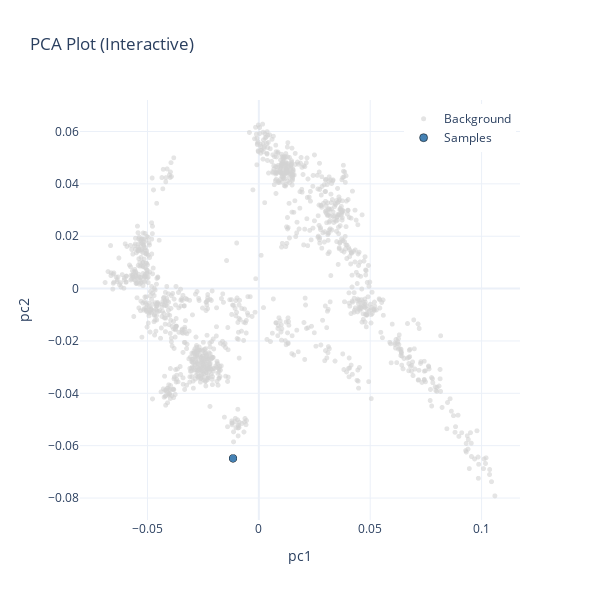

Source (notebook cell):
### Code cell
%%time
df_proj = project_eigenstrat(es_path="/mnt/archgen/Autorun_eager/eager_outputs/TF/SUA/SUA002/genotyping/pileupcaller.double",
                   pca="HO", es_type="default", fig_path='./figs/SUA002.html')
df_proj

### Figure 1 — Plotly figure (JSON) as saved in the notebook; plotly's stock layout.template omitted (floating-point values rounded to 4 significant figures; data arrays with more than 128 entries replaced by an {"elided": "..."} marker saying what was removed)
{"data": [{"hovertemplate": "<b>%{text}</b><br>pc1: %{x}<br>pc2: %{y}<extra></extra>", "marker": {"color": "lightgray", "opacity": 0.6, "size": 5}, "mode": "markers", "name": "Background", "text": {"elided": "1250 str values"}, "type": "scattergl", "x": {"elided": "1250 float values"}, "y": {"elided": "1250 float values"}}, {"hovertemplate": "<b>%{text}</b><br>pc1: %{x}<br>pc2: %{y}<extra></extra>", "marker": {"color": "steelblue", "line": {"color": "black", "width": 0.5}, "size": 8}, "mode": "markers", "name": "Samples", "text": ["SUA002"], "type": "scattergl", "x": [-0.01158], "y": [-0.06484]}], "layout": {"height": 600, "legend": {"x": 0.99, "xanchor": "right", "y": 0.99, "yanchor": "top"}, "title": {"text": "PCA Plot (Interactive)"}, "width": 600, "xaxis": {"title": {"text": "pc1"}}, "yaxis": {"title": {"text": "pc2"}}}}
